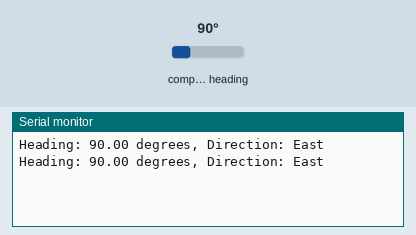
Simulated run of this sketch. Board: Arduino Uno, built with avr-gcc and run on an emulated ATmega328P. On the bench: the last lines printed to the serial monitor. Inputs (shaded band) come from the test bench; at power-on: compass heading 90°.

Above: at 1.8 s.
1.9 s: compass heading set to 7°
At 2.8 s:
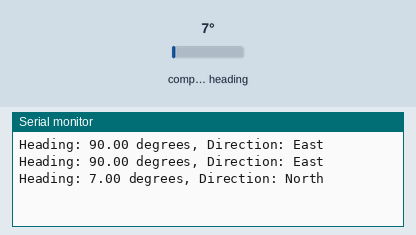
4.5 s: compass heading set to 180°
At 5.8 s:
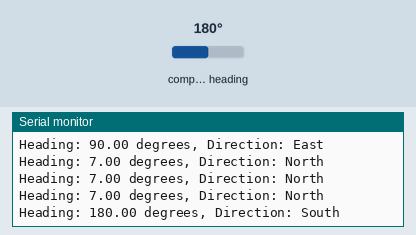

The sketch:

sketch_may13a.ino
```cpp
#include <Wire.h>
#include <QMC5883LCompass.h>

QMC5883LCompass compass;

void setup() {
  Serial.begin(9600);
  Wire.begin();

  compass.init();
}

void loop() {
  compass.read();
  float heading = compass.getAzimuth();
  String direction = getDirection(heading);
  Serial.print("Heading: ");
  Serial.print(heading);
  Serial.print(" degrees, Direction: ");
  Serial.println(direction);
  delay(1000);
}

String getDirection(float heading) {
  if (heading >= 22.5 && heading < 67.5) {
    return "Northeast";
  } else if (heading >= 67.5 && heading < 112.5) {
    return "East";
  } else if (heading >= 112.5 && heading < 157.5) {
    return "Southeast";
  } else if (heading >= 157.5 && heading < 202.5) {
    return "South";
  } else if (heading >= 202.5 && heading < 247.5) {
    return "Southwest";
  } else if (heading >= 247.5 && heading < 292.5) {
    return "West";
  } else if (heading >= 292.5 && heading < 337.5) {
    return "Northwest";
  } else {
    return "North";
  }
}
```

Measured:
- after the input at 1.9 s, the serial monitor: prints a new line after 0.10 s (image 1)
- after the input at 4.5 s, the serial monitor: prints a new line after 0.51 s (image 2)
